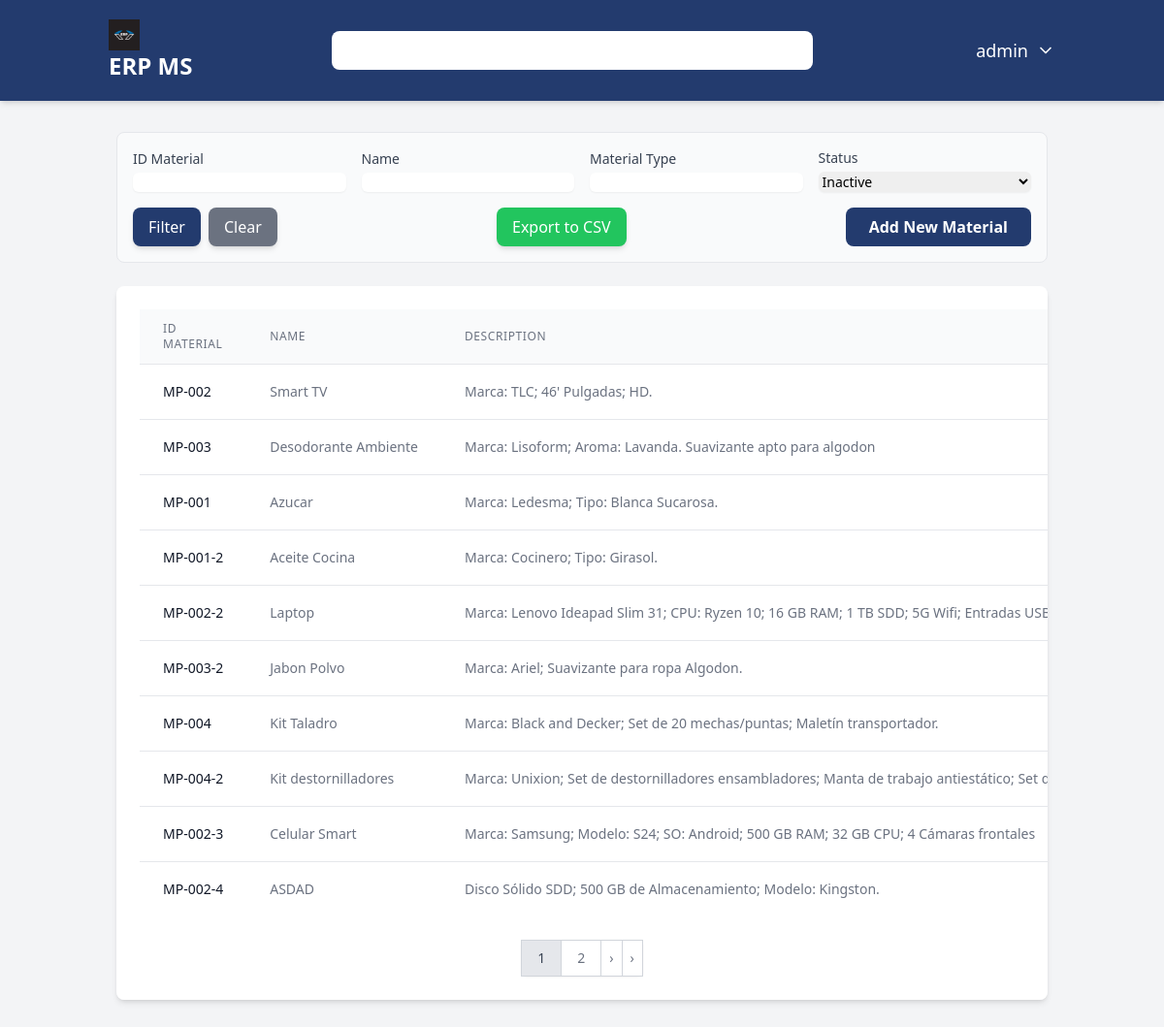
The page /materials/ (signed in) on the database its author committed.
### users/models.py (models this page shows)
class User(AbstractUser):
    user_id = models.AutoField(primary_key=True)
    username = models.CharField(max_length=150, unique=True)
    password = models.CharField(max_length=128)
    USERNAME_FIELD = 'username'
    class Meta:
        db_table = 'users'
        verbose_name = 'User'
        verbose_name_plural = 'Users'

### materials/models.py (models this page shows, shortened)
class Material(models.Model):
    id_material = models.CharField(max_length=50, null=True, unique=True, verbose_name="Material ID")
    name = models.CharField(max_length=100, verbose_name="Material Name")
    description = models.TextField(max_length=250, blank=True, verbose_name="Material Description")
    unit = models.CharField(max_length=50, verbose_name="Unit measurement")
    material_type = models.CharField(max_length=50, verbose_name="Material Type")
    status = models.CharField(max_length=50, verbose_name="Status")
    create_at = models.DateTimeField(auto_now_add=True)
    updated_at = models.DateTimeField(auto_now=True)
    created_by = models.ForeignKey(settings.AUTH_USER_MODEL, on_delete=models.SET_NULL, null=True)
    class Meta:
        verbose_name = "Material"
        verbose_name_plural = "Materials"

### materials/views.py (the view, shortened to what this page needs)
# urls.py: path('', views.material_list, name='material_list'),
@login_required
def material_list(request):
    max_permission = UserRole.objects.filter(user_id=request.user).aggregate(max_permission=models.Max('role__materials'))['max_permission'] or 0
    if max_permission == 0:
        return redirect('dashboard') # Redirect to dashboard if no permission
    material_list = Material.objects.all()
    id_material = request.GET.get('id_material')
    name = request.GET.get('name')
    material_type = request.GET.get('material_type')
    status = request.GET.get('status')
    if id_material:
        material_list = material_list.filter(id_material__icontains=id_material)
    if name:
        material_list = material_list.filter(name__icontains=name)
    if material_type:
        material_list = material_list.filter(material_type__icontains=material_type)
    if status:
        material_list = material_list.filter(status__icontains=status)
    paginator = Paginator(material_list, 10)  # Show 10 materials per page
    page_number = request.GET.get('page')
    page_obj = paginator.get_page(page_number)
    return render(request, 'materials/material_list.html', {'page_obj': page_obj})

### core/context_processors.py (called while the page is built)
def get_permissions(request):
    permissions = {
        'customers': 0,
        'suppliers': 0,
        'materials': 0,
        'purchases': 0,
        'sales': 0,
        'inventory': 0,
        'accounting': 0,
        'reporting': 0,
    }
    roles = []
    if request.user.is_authenticated:
        user_roles = UserRole.objects.filter(user_id=request.user.pk)
        roles = [ur.role.role_name for ur in user_roles]
        for user_role in user_roles:
            role = user_role.role
            for module in permissions.keys():
                current_permission = getattr(role, module, 0)
                if current_permission > permissions[module]:
                    permissions[module] = current_permission
    return {'permissions': permissions, 'roles': roles}

### materials/templates/materials/material_list.html (shortened to what this page needs)
{% extends 'core/base.html' %}
{% load static %}
{% block content %}
<div class="mb-6 p-4 border rounded-lg bg-gray-50">
    <form method="get" action="{% url 'materials:material_list' %}" class="grid grid-cols-1 md:grid-cols-4 gap-4 items-end">
        <div class="col-span-1">
            <label for="id_material" class="block text-sm font-medium text-gray-700">ID Material</label>
            <input type="text" name="id_material" id="id_material" value="{{ request.GET.id_material }}" class="mt-1 block w-full rounded-md border-gray-300 shadow-sm focus:border-indigo-500 focus:ring-indigo-500 sm:text-sm">
        </div>
        <div class="col-span-1">
            <label for="name" class="block text-sm font-medium text-gray-700">Name</label>
            <input type="text" name="name" id="name" value="{{ request.GET.name }}" class="mt-1 block w-full rounded-md border-gray-300 shadow-sm focus:border-indigo-500 focus:ring-indigo-500 sm:text-sm">
        </div>
        <div class="col-span-1">
            <label for="material_type" class="block text-sm font-medium text-gray-700">Material Type</label>
            <input type="text" name="material_type" id="material_type" value="{{ request.GET.material_type }}" class="mt-1 block w-full rounded-md border-gray-300 shadow-sm focus:border-indigo-500 focus:ring-indigo-500 sm:text-sm">
        </div>
        <div class="col-span-1">
            <label for="status" class="block text-sm font-medium text-gray-700">Status</label>
            <select name="status" id="status" class="mt-1 block w-full rounded-md border-gray-300 shadow-sm focus:border-indigo-500 focus:ring-indigo-500 sm:text-sm">
                <option value="Inactive" {% if not request.GET.status == "Inactive" %}selected{% endif %}>Inactive</option>
            </select>
        </div>
<div class="col-span-1 md:col-span-4">
    <div class="flex items-center justify-between">
        <div class="flex space-x-2">
            <button type="submit" class="w-full md:w-auto bg-[#233b6e] text-white px-4 py-2 rounded-lg shadow-md hover:bg-[#1a2c53] transition-colors duration-300">Filter</button>
            <a href="{% url 'materials:material_list' %}" class="w-full md:w-auto bg-gray-500 text-white px-4 py-2 rounded-lg shadow-md hover:bg-gray-600 transition-colors duration-300 text-center">Clear</a>
        </div>
        <div class="flex items-center space-x-2 mt-4 md:mt-0">
            <a href="?export=csv" class="bg-green-500 text-white px-4 py-2 rounded-lg shadow-md hover:bg-green-700 transition-colors duration-300">
                Export to CSV
            </a>
        </div>
        {% if permissions.materials >= 2 %}
        <a href="{% url 'materials:material_create' %}" class="bg-[#233b6e] text-white font-semibold py-2 px-6 rounded-lg text-center transition-colors duration-300 hover:bg-[#1a2c53]">Add New Material</a>
        {% endif %}
    </div>
</div>
</form>
</div>
<div class="bg-white p-6 rounded-lg shadow-md overflow-x-auto">
    <table class="min-w-full divide-y divide-gray-200">
        <thead class="bg-gray-50">
            <tr>
                <th scope="col" class="px-6 py-3 text-left text-xs font-medium text-gray-500 uppercase tracking-wider">ID Material</th>
                <th scope="col" class="px-6 py-3 text-left text-xs font-medium text-gray-500 uppercase tracking-wider">Name</th>
                <th scope="col" class="px-6 py-3 text-left text-xs font-medium text-gray-500 uppercase tracking-wider">Description</th>
            </tr>
        </thead>
        <tbody class="bg-white divide-y divide-gray-200">
            {% for material in page_obj %}
            <tr>
                <td class="px-6 py-4 whitespace-nowrap text-sm font-medium text-gray-900">{{material.id_material}}</td>
                <td class="px-6 py-4 whitespace-nowrap text-sm text-gray-500">{{material.name}}</td>
                <td class="px-6 py-4 whitespace-nowrap text-sm text-gray-500">{{material.description}}</td>
            </tr>
            {% empty %}
            <tr>
                <td colspan="7" class="px-6 py-4 whitespace-nowrap text-sm text-gray-500 text-center">No materials found.</td>
            </tr>
            {% endfor %}
        </tbody>
    </table>
{% if page_obj.has_other_pages %}
<div class="flex justify-center mt-6">
    <nav class="relative z-0 inline-flex rounded-md shadow-sm -space-x-px" aria-label="Pagination">
        {% for i in page_obj.paginator.page_range %}
        {% if page_obj.number == i %}
        <span  class="relative inline-flex items-center px-4 py-2 border border-gray-300 bg-gray-200 text-sm font-medium text-gray-700">
            {{ i }}
        </span>
        {% else %}
        <a href="?page={{ i }}&id_material={{request.GET.id_material}}&name={{request.GET.name}}&material_type={{request.GET.material_type}}&status={{request.GET.status}}" class="bg-white border-gray-300 text-gray-500 hover:bg-gray-50 relative inline-flex items-center px-4 py-2 text-sm font-medium border">
            {{ i }}
        </a>
        {% endif %}
        {% endfor %}
        {% if page_obj.has_next %}
        <a href="?page={{ page_obj.next_page_number }}&id_material={{request.GET.id_material}}&name={{request.GET.name}}&material_type={{request.GET.material_type}}&status={{request.GET.status}}" class="relative inline-flex items-center px-2 py-2 text-sm font-medium text-gray-500 bg-white border border-gray-300 hover:bg-gray-100">
            &rsaquo;
        </a>
        <a href="?page={{ page_obj.paginator.num_pages }}&id_material={{request.GET.id_material}}&name={{request.GET.name}}&material_type={{request.GET.material_type}}&status={{request.GET.status}}" class="relative inline-flex items-center px-2 py-2 text-sm font-medium text-gray-500 bg-white border border-gray-300 hover:bg-gray-100">
            &rsaquo;
        </a>
        {% endif %}
    </nav>
</div>
{% endif %}
{% endblock content %}

### core/templates/core/base.html (shortened to what this page needs)
{% load static %}
<!DOCTYPE html>
<html lang="en">
<head>
    <script src="https://cdn.tailwindcss.com"></script>
</head>
<body class="bg-gray-100 font-sans">
    <nav class="bg-[#233b6e] text-white shadow-md">
        <div class="container mx-auto px-4 py-4 flex flex-col md:flex-row justify-between items-center space-y-4 md:space-y-0">
            <a href="{% url 'dashboard' %}" class="text-2xl font-bold rounded-lg px-2 py-1 transition-all hover:bg-white/10">
                <img src="{% static 'img/logo-erp.jpg' %}" alt="ERP MS" class="h-8 w-8">
                <span>ERP MS</span>
            </a>
            <div class="relative w-full md:w-1/2">
                <input type="text" id="transaction-input" class="w-full rounded-lg px-4 py-2 text-gray-800 focus:outline-none focus:ring-2 focus:ring-white/50 placeholder-gray-400">
            </div>
            <div class="flex items-center space-x-6">
                <div class="relative">
                    <button id="user-menu-button" class="flex items-center space-x-2 text-lg font-medium transition-all hover:bg-white/10 p-2 rounded-lg">
                        <span>{{ user.first_name|default:user.username }}</span>
                        <svg xmlns="http://www.w3.org/2000/svg" width="20" height="20" viewBox="0 0 24 24" fill="none" stroke="currentColor" stroke-width="2" stroke-linecap="round" stroke-linejoin="round" class="lucide lucide-chevron-down"><path d="m6 9 6 6 6-6"></path></svg>
                    </button>
                </div>
            </div>
        </div>
    </nav>
    <main class="container mx-auto  p-8">
        {% block content %}
        {% endblock %}
    </main>
</body>
</html>

### rows shown on the page
User: first_name "admin"
Material: id_material "MP-002", name "Smart TV", description "Marca: TLC; 46' Pulgadas; HD."
Material: id_material "MP-003", name "Desodorante Ambiente", description "Marca: Lisoform; Aroma: Lavanda. Suavizante apto para algodon"
Material: id_material "MP-001", name "Azucar", description "Marca: Ledesma; Tipo: Blanca Sucarosa."
Material: id_material "MP-001-2", name "Aceite Cocina", description "Marca: Cocinero; Tipo: Girasol."
Material: id_material "MP-002-2", name "Laptop", description "Marca: Lenovo Ideapad Slim 31; CPU: Ryzen 10; 16 GB RAM; 1 TB SDD; 5G Wifi; Entradas…"
Material: id_material "MP-003-2", name "Jabon Polvo", description "Marca: Ariel; Suavizante para ropa Algodon."
Material: id_material "MP-004", name "Kit Taladro", description "Marca: Black and Decker; Set de 20 mechas/puntas; Maletín transportador."
Material: id_material "MP-004-2", name "Kit destornilladores", description "Marca: Unixion; Set de destornilladores ensambladores; Manta de trabajo antiestático; Set…"
Material: id_material "MP-002-3", name "Celular Smart", description "Marca: Samsung; Modelo: S24; SO: Android; 500 GB RAM; 32 GB CPU; 4 Cámaras frontales"
Material: id_material "MP-002-4", name "ASDAD", description "Disco Sólido SDD; 500 GB de Almacenamiento; Modelo: Kingston."

### other values the page prints
{{ i }} "1"
{{ i }} "2"
